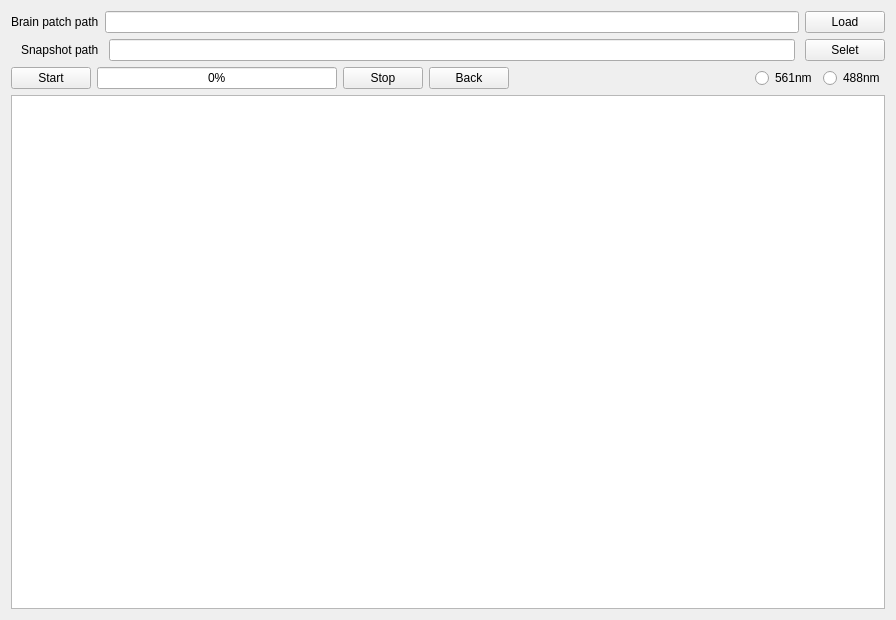
<?xml version="1.0" encoding="UTF-8"?>
<ui version="4.0">
 <class>Whole_brain_seg</class>
 <widget class="QWidget" name="Whole_brain_seg">
  <property name="geometry">
   <rect>
    <x>0</x>
    <y>0</y>
    <width>896</width>
    <height>620</height>
   </rect>
  </property>
  <property name="sizePolicy">
   <sizepolicy hsizetype="Expanding" vsizetype="Preferred">
    <horstretch>0</horstretch>
    <verstretch>0</verstretch>
   </sizepolicy>
  </property>
  <property name="windowTitle">
   <string>Whole brain segmentation</string>
  </property>
  <property name="styleSheet">
   <string notr="true">*{
	
	font: 12pt &quot;Arial&quot;;
}</string>
  </property>
  <layout class="QVBoxLayout" name="verticalLayout_2">
   <item>
    <layout class="QVBoxLayout" name="verticalLayout">
     <item>
      <layout class="QHBoxLayout" name="horizontalLayout">
       <item>
        <widget class="QLabel" name="label">
         <property name="text">
          <string>Brain patch path</string>
         </property>
        </widget>
       </item>
       <item>
        <widget class="QLineEdit" name="BrainPatchPath">
         <property name="sizePolicy">
          <sizepolicy hsizetype="Expanding" vsizetype="Fixed">
           <horstretch>0</horstretch>
           <verstretch>0</verstretch>
          </sizepolicy>
         </property>
        </widget>
       </item>
       <item>
        <widget class="QPushButton" name="Load">
         <property name="text">
          <string>Load</string>
         </property>
        </widget>
       </item>
      </layout>
     </item>
     <item>
      <layout class="QHBoxLayout" name="horizontalLayout_2">
       <property name="spacing">
        <number>10</number>
       </property>
       <property name="leftMargin">
        <number>10</number>
       </property>
       <property name="topMargin">
        <number>0</number>
       </property>
       <property name="rightMargin">
        <number>0</number>
       </property>
       <property name="bottomMargin">
        <number>0</number>
       </property>
       <item>
        <widget class="QLabel" name="label_2">
         <property name="text">
          <string>Snapshot path</string>
         </property>
        </widget>
       </item>
       <item>
        <widget class="QLineEdit" name="SnapshotPath">
         <property name="sizePolicy">
          <sizepolicy hsizetype="Expanding" vsizetype="Fixed">
           <horstretch>0</horstretch>
           <verstretch>0</verstretch>
          </sizepolicy>
         </property>
         <property name="sizeIncrement">
          <size>
           <width>0</width>
           <height>0</height>
          </size>
         </property>
        </widget>
       </item>
       <item>
        <widget class="QPushButton" name="Selet">
         <property name="text">
          <string>Selet</string>
         </property>
        </widget>
       </item>
      </layout>
     </item>
     <item>
      <layout class="QHBoxLayout" name="horizontalLayout_3">
       <item>
        <widget class="QPushButton" name="Start">
         <property name="text">
          <string>Start</string>
         </property>
        </widget>
       </item>
       <item>
        <widget class="QProgressBar" name="progressBar">
         <property name="styleSheet">
          <string notr="true">#progressBar {
	text-align: center
}
#progressBar::chunk{
	background-color: rgb(0, 255, 0);
}</string>
         </property>
         <property name="value">
          <number>0</number>
         </property>
         <property name="orientation">
          <enum>Qt::Horizontal</enum>
         </property>
         <property name="textDirection">
          <enum>QProgressBar::TopToBottom</enum>
         </property>
        </widget>
       </item>
       <item>
        <widget class="QPushButton" name="Stop">
         <property name="text">
          <string>Stop</string>
         </property>
        </widget>
       </item>
       <item>
        <widget class="QPushButton" name="Back">
         <property name="text">
          <string>Back</string>
         </property>
        </widget>
       </item>
       <item>
        <spacer name="horizontalSpacer">
         <property name="orientation">
          <enum>Qt::Horizontal</enum>
         </property>
         <property name="sizeHint" stdset="0">
          <size>
           <width>40</width>
           <height>20</height>
          </size>
         </property>
        </spacer>
       </item>
       <item>
        <widget class="QRadioButton" name="Channel561">
         <property name="text">
          <string>561nm</string>
         </property>
         <attribute name="buttonGroup">
          <string notr="true">ChannelGroup</string>
         </attribute>
        </widget>
       </item>
       <item>
        <widget class="QRadioButton" name="Channel488">
         <property name="text">
          <string>488nm</string>
         </property>
         <attribute name="buttonGroup">
          <string notr="true">ChannelGroup</string>
         </attribute>
        </widget>
       </item>
      </layout>
     </item>
     <item>
      <widget class="QPlainTextEdit" name="PrintText"/>
     </item>
    </layout>
   </item>
  </layout>
 </widget>
 <resources/>
 <connections/>
 <buttongroups>
  <buttongroup name="ChannelGroup"/>
 </buttongroups>
</ui>
